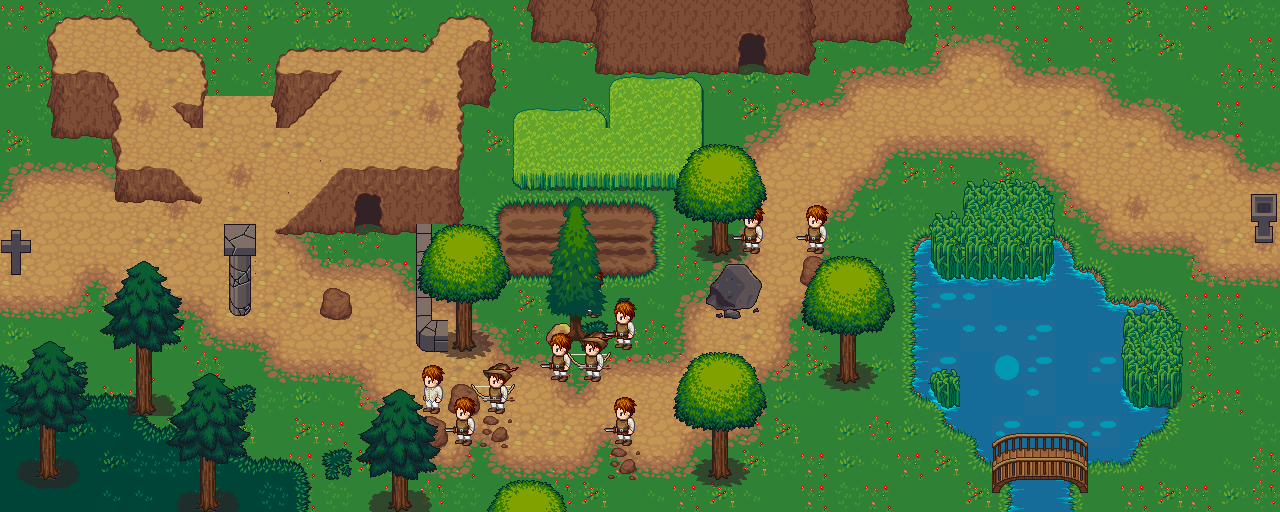

Rendered tile map (Tiled .tmx) drawn with the repository's tilesets; below, a short description and the map source with its tile grids summarised:
An orthogonal 40x16 tile map with 32x32 px tiles, 11 tile layers (Base, Roads, Shadow, ObstaclesLow, ...), 3 tilesets.

<map version="1.2" tiledversion="1.2.4" orientation="orthogonal" renderorder="right-down" width="40" height="16" tilewidth="32" tileheight="32" infinite="0" nextlayerid="51" nextobjectid="7">
 <tileset firstgid="1" source="../tilesets/terrain_atlas.tsx" />
 <tileset firstgid="1025" source="../tilesets/human.tsx" />
 <tileset firstgid="1075" source="../tilesets/undead.tsx" />
 <layer id="29" name="Base" width="40" height="16">
  <properties>
   <property name="minimap" type="bool" value="true" />
  </properties>
  <data>[640 cells, 640 non-empty, 10 distinct tile ids]</data>
 </layer>
 <layer id="30" name="Roads" width="40" height="16">
  <properties>
   <property name="minimap" type="bool" value="true" />
  </properties>
  <data>[640 cells, 232 non-empty, 17 distinct tile ids]</data>
 </layer>
 <layer id="31" name="Shadow" width="40" height="16">
  <data>[640 cells, 80 non-empty, 28 distinct tile ids]</data>
 </layer>
 <layer id="32" name="ObstaclesLow" width="40" height="16">
  <properties>
   <property name="minimap" type="bool" value="true" />
   <property name="nowalk" type="bool" value="true" />
  </properties>
  <data>[640 cells, 109 non-empty, 37 distinct tile ids]</data>
 </layer>
 <layer id="33" name="ObstaclesHigh" width="40" height="16">
  <properties>
   <property name="minimap" type="bool" value="true" />
   <property name="noshoot" type="bool" value="true" />
   <property name="nowalk" type="bool" value="true" />
  </properties>
  <data>[640 cells, 118 non-empty, 64 distinct tile ids]</data>
 </layer>
 <layer id="34" name="SpawnUndead" width="40" height="16">
  <properties>
   <property name="fraction" value="Undead" />
  </properties>
  <data>[640 cells, 4 non-empty, 4 distinct tile ids]</data>
 </layer>
 <layer id="35" name="SpawnHumans" width="40" height="16">
  <properties>
   <property name="fraction" value="Human" />
  </properties>
  <data>[640 cells, 10 non-empty, 3 distinct tile ids]</data>
 </layer>
 <layer id="36" name="Units" width="40" height="16">
  <data>[640 cells, 0 non-empty, 0 distinct tile ids]</data>
 </layer>
 <layer id="37" name="Effects" width="40" height="16">
  <data>[640 cells, 0 non-empty, 0 distinct tile ids]</data>
 </layer>
 <layer id="38" name="Treetops1" width="40" height="16">
  <properties>
   <property name="minimap" type="bool" value="true" />
  </properties>
  <data>[640 cells, 40 non-empty, 18 distinct tile ids]</data>
 </layer>
 <layer id="39" name="Treetops2" width="40" height="16">
  <properties>
   <property name="minimap" type="bool" value="true" />
  </properties>
  <data>[640 cells, 91 non-empty, 48 distinct tile ids]</data>
 </layer>
</map>
